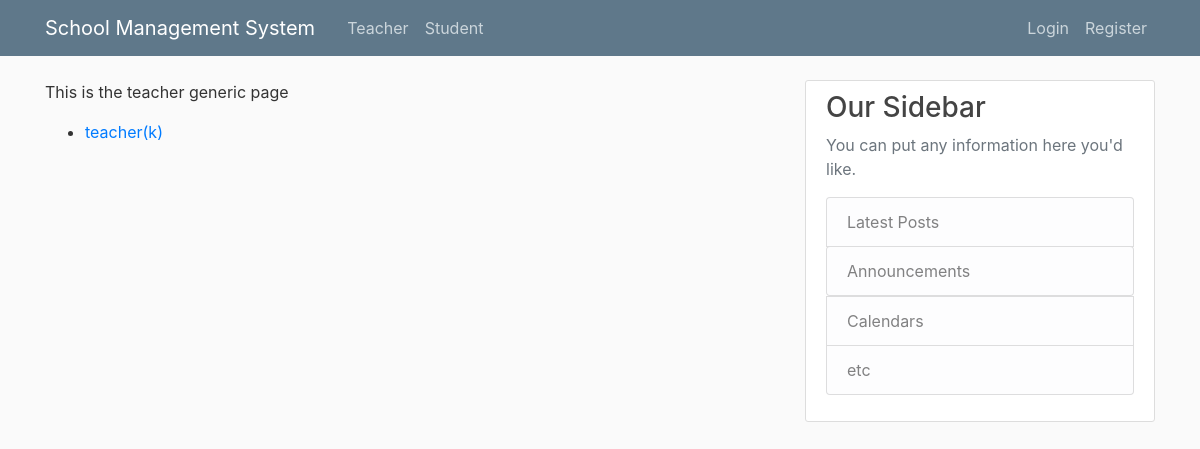
/school/teacher, run on an earlier commit of the app's database.
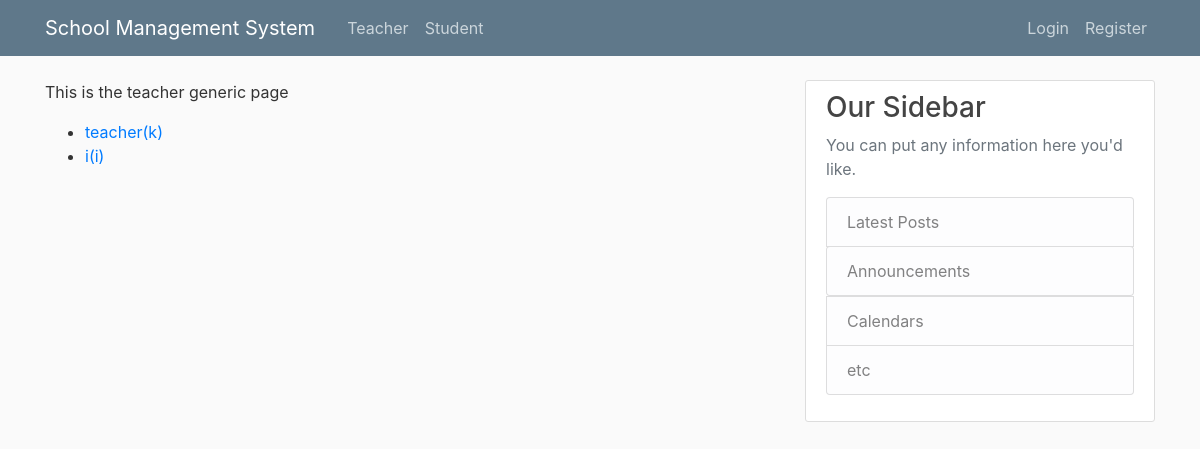
And on a later commit of the database.
### school/models.py (models this page shows, shortened)
class Teacher(models.Model):
    teacher_user = models.OneToOneField(
        SchoolUser,
        on_delete=models.CASCADE,
        null=False,
        help_text="Teacher user",
    )

class SchoolUser(models.Model):
    class TypeTeacherStudent(models.TextChoices):
        STUDENT = 'S', ("Student")
        TEACHER = 'T', ("Teacher")
        ADMIN = 'A', ("Admin")
        UNDETERMINED = 'U', ("Undetermined")
    site_user = models.OneToOneField(
        User,
        on_delete=models.CASCADE,
        null=False,
        help_text="User of school website",
    )
    type_user = models.CharField(
        max_length=1,
        choices=TypeTeacherStudent.choices,
        default=TypeTeacherStudent.STUDENT,
        help_text="Type of user(Teacher, Student, Admin, Undetermined)",
    )

### users/models.py (models this page shows, shortened)
class User(AbstractUser):
    def __str__(self):
        return f"{self.username}"

### school/views.py (the view)
# urls.py: path('teacher', views.TeacherGeneralView.as_view(), name='teacher_general'),
class TeacherGeneralView(generic.ListView):
    model = Teacher
    template_name = 'school/teacher_generic.html'
    context_object_name = 'teacher_list'
    def get_queryset(self):
        return Teacher.objects.all()
    def get_context_data(self, **kwargs):
        context = super(TeacherGeneralView, self).get_context_data(**kwargs)
        get_context_schooluser(self.request.user, context)
        return context

### school/templates/school/teacher_generic.html
{% extends "base_generic.html" %}
{% block content %}
    <p>This is the teacher generic page</p>
    <ul>
        {% for teacher in teacher_list %}
            <li><a href="{% url 'school:teacher_detail' teacher.id %}">{{ teacher.teacher_user.site_user.username }}({{ teacher.teacher_user.site_user.first_name }})</a></li>
        {% endfor %}
    </ul>
{% endblock %}

What changed in the data, as far as the page shows it:
added Teacher: teacher_user.site_user.username "i", teacher_user.site_user.first_name "i"
